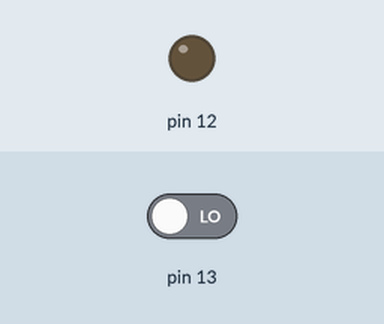
The sketch below on a simulated Arduino Uno, built with avr-gcc and run on an emulated ATmega328P. On the bench: output pins drawn as LEDs (lit = HIGH). Inputs (shaded band) come from the test bench; at power-on: pin 13 LOW.

Above: at 1.2 s.
1.3 s: pin 13 driven HIGH
At 1.6 s:
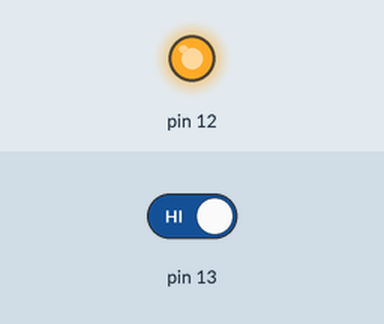
2.8 s: pin 13 driven LOW
At 4.0 s:
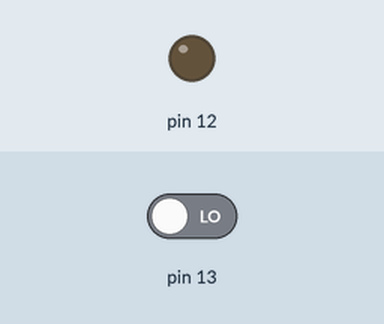
Timing chart, 0 to 5.8 s (numbered marks = the images above; inputs shaded):
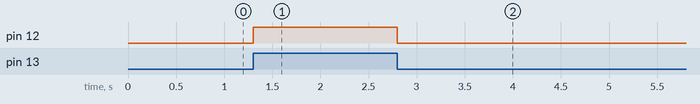

The sketch:

door_bell_control_.ino
```cpp
void setup()
{
  pinMode(12,OUTPUT);
  pinMode(13,INPUT);
}

void loop()
{
  int a=digitalRead(13);
  if(a==HIGH)
  {
    digitalWrite(12,HIGH);
  }
  else
  {
    digitalWrite(12,LOW);
  }
}
```

Measured:
- after the input at 1.3 s, pin 12: LOW → HIGH at once
- after the input at 2.8 s, pin 12: HIGH → LOW at once
